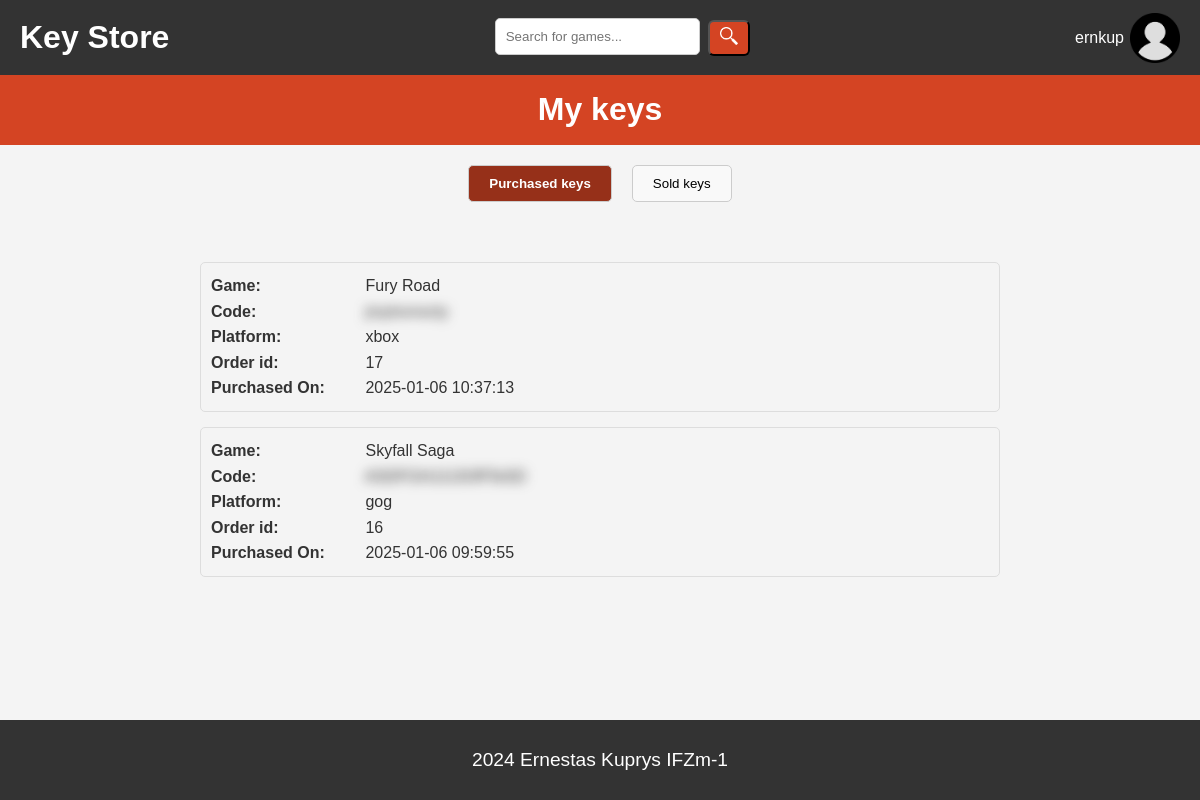
Page /my_keys.php (signed in) on the committed database.
### tables this page shows
CREATE TABLE `game_key` (
  `id_key` int(11) NOT NULL,
  `id_game` int(11) NOT NULL,
  `price` decimal(10,2) NOT NULL,
  `code` varchar(25) NOT NULL,
  `platform` enum('steam','epic','gog','xbox','playstation') NOT NULL,
  `status` enum('available','sold','expired','suspended') NOT NULL,
  `id_seller` varchar(32) NOT NULL
);

CREATE TABLE `game` (
  `id_game` int(11) NOT NULL,
  `title` varchar(255) NOT NULL,
  `description` text NOT NULL,
  `release_date` date NOT NULL
);

CREATE TABLE `game_order` (
  `id_order` int(11) NOT NULL,
  `id_user` varchar(32) NOT NULL,
  `order_date` timestamp NOT NULL DEFAULT current_timestamp(),
  `price` decimal(10,2) NOT NULL
);

### src/include/functions.php (called while the page is built, shortened)
<?php
function GetUserKeys($id_user)
{
	$db = mysqli_connect(DB_SERVER, DB_USER, DB_PASS, DB_NAME);
	$sql = "SELECT gk.id_key, g.title, gk.code, gk.platform, go.order_date, go.id_order
			FROM game_key gk
			JOIN keys_in_order kio ON gk.id_key = kio.id_key
			JOIN game g ON g.id_game = gk.id_game
        	JOIN game_order go ON kio.id_order = go.id_order
        	WHERE go.id_user = ?
			ORDER BY go.order_date DESC";
	$stmt = $db->prepare($sql);
	$stmt->bind_param("s", $id_user);
	$stmt->execute();
	$result = $stmt->get_result();
	return $result;
}
function HasShop($id_user)
{
	$db = mysqli_connect(DB_SERVER, DB_USER, DB_PASS, DB_NAME);
	$sql_check = "SELECT COUNT(*) AS count FROM shop WHERE id_user = ?";
	$stmt_check = $db->prepare($sql_check);
	$stmt_check->bind_param("s", $id_user);
	$stmt_check->execute();
	$result = $stmt_check->get_result();
	$row = $result->fetch_assoc();
	return $row['count'] > 0;
}

### src/my_keys.php (the view, shortened to what this page needs)
<?php
include('include/functions.php');
?>
<?php
$id_user = $_SESSION['id_login'];
?>
<body>
    <?php include('include/header.php'); ?>
    <p class="under-header">My keys</p>
    <?php if (HasShop($id_user)): ?>
        <div class="tab-container">
            <button class="tab-button active" data-tab="bought-tab" onclick="showTab('bought-tab')">Purchased keys</button>
            <button class="tab-button" data-tab="sold-tab" onclick="showTab('sold-tab')">Sold keys</button>
        </div>
    <?php endif; ?>
    <div id="bought-tab" class="tab-content">
        <?php $result = GetUserKeys($id_user); ?>
        <div class="my-keys-container">
            <?php if ($result->num_rows > 0): ?>
                <ul>
                    <?php while ($row = $result->fetch_assoc()): ?>
                        <li>
                            <strong>Game:</strong> <?php echo $row["title"]; ?><br>
                            <strong>Code:</strong>
                            <span id="code-<?php echo $row['id_key']; ?>" class="blurred-code">
                                <?php echo $row["code"]; ?>
                            </span><br>
                            <strong>Platform:</strong> <?php echo $row["platform"]; ?><br>
                            <strong>Order id:</strong> <?php echo $row["id_order"]; ?><br>
                            <strong>Purchased On:</strong> <?php echo $row["order_date"]; ?>
                        </li>
                    <?php endwhile; ?>
                </ul>
            <?php else: ?>
                <p>You have no purchased keys.</p>
            <?php endif; ?>
        </div>
    </div>
    <?php include('include/footer.php'); ?>
</body>
</html>

### src/include/style.css (style rules this page uses)
:root { --color1: #4a4a4a; --color2: #333; --color3: white; --color4: #f4f4f9; --color_primary: #d44423; --color_primary_hover: #963019; --color_secondary: #f2a900; }
* { margin: 0; padding: 0; box-sizing: border-box; }
body { font-family: Arial, sans-serif; margin: 0; padding: 0; background-color: #f4f4f4; color: #333; line-height: 1.6; display: flex; flex-direction: column; min-height: 100vh; }
.under-header { display: flex; justify-content: center; align-items: center; background-color: var(--color_primary); color: white; font-weight: bold; font-size: 2em; text-align: center; margin: 0; height: 70px; }
.my-keys-container { display: flex; justify-content: center; align-items: flex-start; padding: 20px; }
.my-keys-container ul { list-style-type: none; padding-left: 0; margin: 20px; width: 800px; }
.my-keys-container ul li { margin-bottom: 15px; padding: 10px; border: 1px solid #ddd; border-radius: 5px; }
.my-keys-container ul li strong { display: inline-block; width: 150px; }
.blurred-code { filter: blur(6px); }
.tab-container { display: flex; justify-content: center; gap: 20px; margin: 20px 0; }
.tab-button { padding: 10px 20px; border: 1px solid #ccc; background-color: #f9f9f9; cursor: pointer; border-radius: 5px; }
.tab-button.active { background-color: var(--color_primary_hover); color: #fff; font-weight: bold; }
.tab-content { display: none; }

### rows in the picture
game_key: id_game.title "Fury Road", code "jrsytxvnxcty", platform "xbox", game_order.id_order "17", game_order.order_date "2025-01-06 10:37:13"
game_key: id_game.title "Skyfall Saga", code "ASDFGHJJJJfJRTeSD", platform "gog", game_order.id_order "16", game_order.order_date "2025-01-06 09:59:55"

### other values in the picture
$_SESSION['name_login'] "ernkup"
